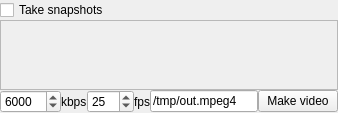
     <widget class="QWidget" name="tab_3">
      <attribute name="title">
       <string>Video</string>
      </attribute>
      <layout class="QGridLayout" name="gridLayout_8">
       <property name="margin">
        <number>0</number>
       </property>
       <property name="spacing">
        <number>0</number>
       </property>
       <item row="0" column="0">
        <layout class="QVBoxLayout" name="verticalLayout_4">
         <item>
          <layout class="QHBoxLayout" name="horizontalLayout_8">
           <item>
            <widget class="QCheckBox" name="movieCheckbox">
             <property name="toolTip">
              <string>&lt;html&gt;&lt;head/&gt;&lt;body&gt;&lt;p&gt;Take snapshots of simulation periodically; use stepPeriod/iterPeriod/realPeriod to set frequency of snapshots.&lt;/p&gt;&lt;/body&gt;&lt;/html&gt;</string>
             </property>
             <property name="text">
              <string>Take snapshots</string>
             </property>
            </widget>
           </item>
          </layout>
         </item>
         <item>
          <widget class="QScrollArea" name="movieArea">
           <property name="widgetResizable">
            <bool>true</bool>
           </property>
           <widget class="QWidget" name="movieAreaWidget">
            <property name="geometry">
             <rect>
              <x>0</x>
              <y>0</y>
              <width>96</width>
              <height>26</height>
             </rect>
            </property>
           </widget>
          </widget>
         </item>
        </layout>
       </item>
       <item row="1" column="0">
        <layout class="QHBoxLayout" name="horizontalLayout_7">
         <item>
          <widget class="QSpinBox" name="movieBitrateSpinbox">
           <property name="minimum">
            <number>500</number>
           </property>
           <property name="maximum">
            <number>15000</number>
           </property>
           <property name="singleStep">
            <number>500</number>
           </property>
           <property name="value">
            <number>6000</number>
           </property>
          </widget>
         </item>
         <item>
          <widget class="QLabel" name="label_4">
           <property name="toolTip">
            <string>&lt;html&gt;&lt;head/&gt;&lt;body&gt;&lt;p&gt;Bitrate of the resulting movie; it is proportional to quality and resulting file size.&lt;/p&gt;&lt;/body&gt;&lt;/html&gt;</string>
           </property>
           <property name="text">
            <string>kbps</string>
           </property>
          </widget>
         </item>
         <item>
          <widget class="QSpinBox" name="movieFpsSpinbox">
           <property name="minimum">
            <number>1</number>
           </property>
           <property name="maximum">
            <number>999</number>
           </property>
           <property name="value">
            <number>25</number>
           </property>
          </widget>
         </item>
         <item>
          <widget class="QLabel" name="label">
           <property name="toolTip">
            <string>&lt;html&gt;&lt;head/&gt;&lt;body&gt;&lt;p&gt;Frames per second&lt;/p&gt;&lt;/body&gt;&lt;/html&gt;</string>
           </property>
           <property name="text">
            <string>fps</string>
           </property>
          </widget>
         </item>
         <item>
          <widget class="QLineEdit" name="movieFileEdit">
           <property name="toolTip">
            <string>&lt;html&gt;&lt;head/&gt;&lt;body&gt;&lt;p&gt;Output file name&lt;/p&gt;&lt;/body&gt;&lt;/html&gt;</string>
           </property>
           <property name="text">
            <string notr="true">/tmp/out.mpeg4</string>
           </property>
          </widget>
         </item>
         <item>
          <widget class="QPushButton" name="movieButton">
           <property name="text">
            <string>Make video</string>
           </property>
          </widget>
         </item>
        </layout>
       </item>
      </layout>
     </widget>
